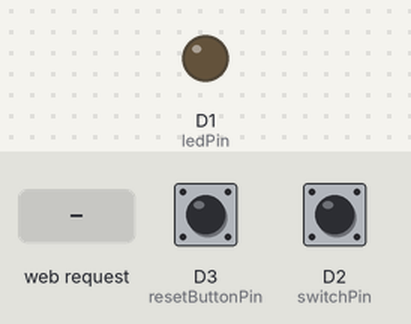
The sketch below on a simulated ESP8266 (NodeMCU). Parts: output pins drawn as LEDs (lit = HIGH). Inputs (shaded band) come from the test bench; at power-on: D2 (switchPin) LOW, D3 (resetButtonPin) HIGH. WiFi joins after 1.5 s; servers stay silent unless stated.

Above: at 2.7 s.
2.8 s: D2 (switchPin) pulled HIGH for 0.15 s
At 2.87 s:
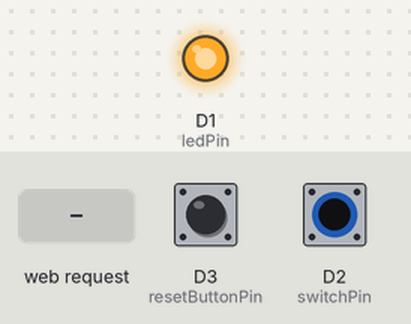
4.4 s: D2 (switchPin) pulled HIGH for 3.2 s
At 8.5 s:
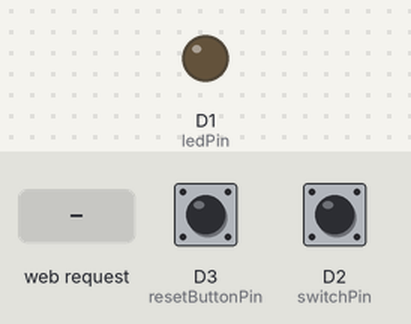
9.1 s: HTTP request GET /?light=off received
At 9.7 s:
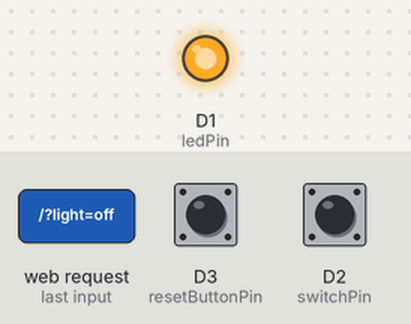
Timing chart, 0 to 12.1 s (numbered marks = the images above; inputs shaded):
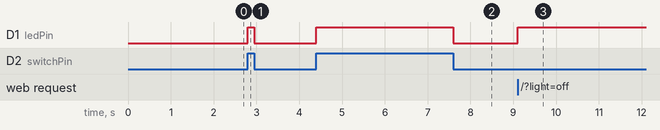

Measured:
- after the input at 2.8 s, D1 (ledPin): LOW → HIGH at once, → LOW 0.15 s later
- after the input at 4.4 s, D1 (ledPin): LOW → HIGH at once, → LOW 3.2 s later
- after the input at 9.1 s, D1 (ledPin): LOW → HIGH at once

The sketch:

sketch_may05c.ino
```cpp
#include <ESP8266WiFi.h>
#include <DNSServer.h>
#include <ESP8266WebServer.h>
#include <WiFiManager.h>
#include <FS.h>

const int ledPin = D1; // ตั้งค่าขาที่ใช้ควบคุมไฟ
const int resetButtonPin = D3; // ขาที่เชื่อมต่อปุ่มรีเซ็ต
const int switchPin = D2; // ตั้งค่าขาที่เชื่อมต่อสวิตช์ไฟ
const int EEPROM_SIZE = 512; // ขนาด EEPROM
int address = 0; // ตำแหน่งของข้อมูลใน EEPROM
bool isLightOn = false; // สถานะปัจจุบันของไฟ
int lastswitch = 0;
ESP8266WebServer server(80);

void handleRoot() {
  if (server.hasArg("light")) {
    String command = server.arg("light");
    if (command == "on") {
      // สั่งเปิดไฟ
      digitalWrite(ledPin, LOW);
    } else if (command == "off") {
      // สั่งปิดไฟ
      digitalWrite(ledPin, HIGH);
    }
  }
String lightStatus = (digitalRead(ledPin) == LOW) ? "On" : "Off";
  String page = "<html><head><title>ESP8266 Light Control</title></head>";
  page += "<body><h1>ESP8266 Light Control</h1>";
  page += "<p>Light is currently: " + lightStatus + "</p>";
  page += "<form action='/' method='GET'>";
  page += "<button type='submit' name='light' value='on'>Turn On Light</button>";
  page += "<button type='submit' name='light' value='off'>Turn Off Light</button>";
  page += "</form></body></html>";

  server.send(200, "text/html", page);
}

void resetWiFi() {
  Serial.println("Resetting WiFi configuration...");
  if (SPIFFS.begin()) {
    SPIFFS.format(); // ลบข้อมูลทั้งหมดใน SPIFFS
    SPIFFS.end();
  }
  Serial.println("WiFi configuration reset. Restarting configuration portal...");
  delay(2000);
  ESP.reset();
}

void setup() {
  Serial.begin(115200);
  pinMode(ledPin, OUTPUT); // กำหนดขา ledPin เป็นเอาต์พุต
  pinMode(resetButtonPin, INPUT_PULLUP); // กำหนดขา resetButtonPin เป็นขา Input แบบ Pull-Up
    pinMode(switchPin, INPUT);
  WiFiManager wifiManager;

  // เชื่อมต่อ Wi-Fi
  if (!wifiManager.autoConnect("All")) {
    Serial.println("Failed to connect and hit timeout");
    delay(3000);
    ESP.reset();
    delay(5000);
  }

  server.on("/", handleRoot);
  server.begin();
}

void loop() {
  server.handleClient();
if(digitalRead(switchPin) != lastswitch ){
    if(digitalRead(ledPin)==HIGH){
      digitalWrite(ledPin, LOW);
    }else{
      digitalWrite(ledPin, HIGH);
    }

    lastswitch = digitalRead(switchPin);

  }
  // ตรวจสอบการกดปุ่มรีเซ็ต Wi-Fi
  if (digitalRead(resetButtonPin) == LOW) {
    delay(50); // รอสักครู่เพื่อป้องกันการกระชาก
    if (digitalRead(resetButtonPin) == LOW) {
      resetWiFi(); // เรียกฟังก์ชันเมื่อปุ่มถูกกด
    }
  }
}
```
